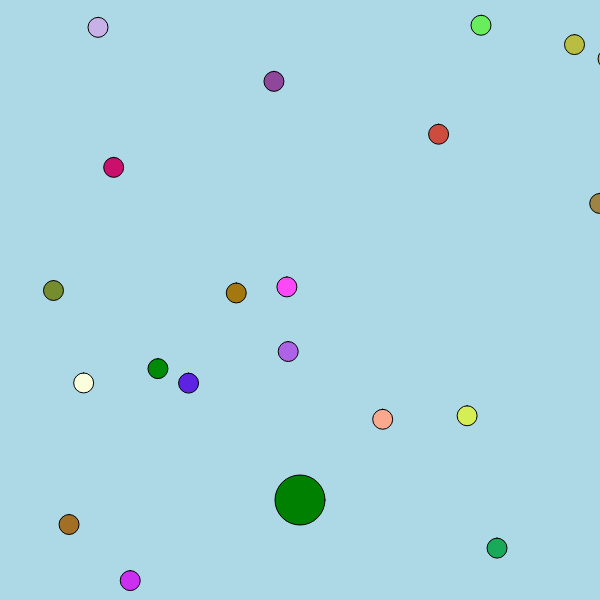
Frame 1 (no input)
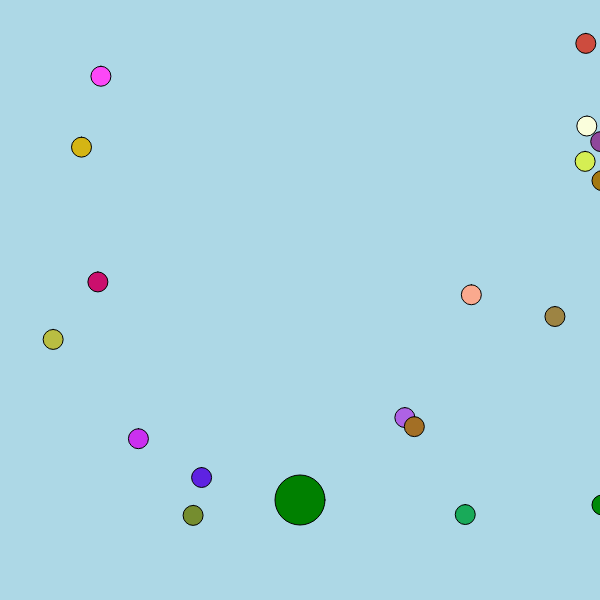
Frame 60 (no input)
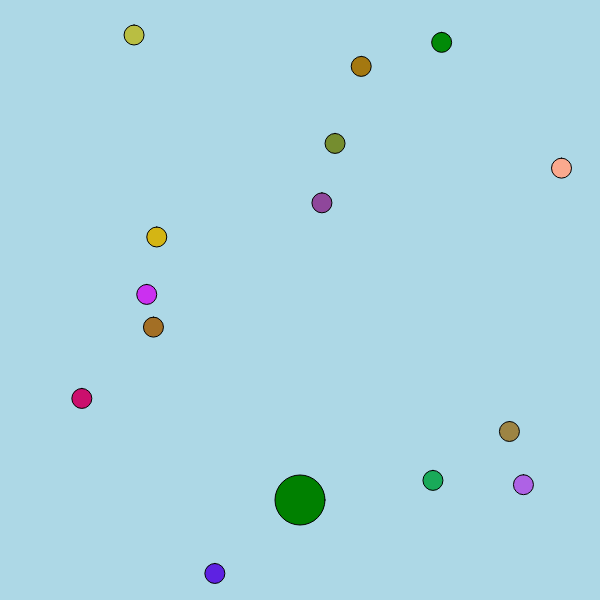
Frame 120 (the mouse pressed at the canvas centre since frame 60)

The p5.js sketch that drew these frames (run headless with seeded random() and noise() and a simulated clock; from frame 60 on, the mouse is pressed at the canvas centre):

// p5.js sketch
// ── sketch.js
var cars = [];
var frogpos;

function setup() {
  // put setup code here
  createCanvas(600, 600);

  for (var i = 0; i < 20; i++) {
    cars.push(new Car());
  }

frogpos = createVector(300, height-100);

}

function draw() {
  background('lightblue');

for (var i = 0; i < cars.length; i++) {
  cars[i].display();
  cars[i].drive();
  if (cars[i].pos.dist(frogpos) < 50) {
    cars.splice(i, 1);
  }
}

// frog
fill('green');
ellipse(frogpos.x,frogpos.y,50,50);
checkForKeys();

}

function checkForKeys() {
  if (keyIsDown(LEFT_ARROW)) frogpos.x -= 5;
  if (keyIsDown(RIGHT_ARROW)) frogpos.x += 5;
  if (keyIsDown(UP_ARROW)) frogpos.y -= 5;
  if (keyIsDown(DOWN_ARROW)) frogpos.y += 5;
}

// our Car class
function Car() {
  //attribute
  this.pos = createVector(random(width), random(height));
  this.vel = createVector(random(-5, 5), random(-5, 5));
  this.r = random(255);
  this.g = random(255);
  this.b = random(255);

  //methods
  this.display = function() {
    fill(this.r, this.g, this.b);
    rect(this.pos.x, this.pos.y, 20, 20, 20);
  }

  this.drive = function() {
    this.pos.add(this.vel);
    if (this.pos.x > width) this.pos.x = 0;
    if (this.pos.x < 0) this.pos.x = width;
    if (this.pos.y > height) this.pos.y = 0;
    if (this.pos.x < 0) this.pos.y = height;
  }


}
